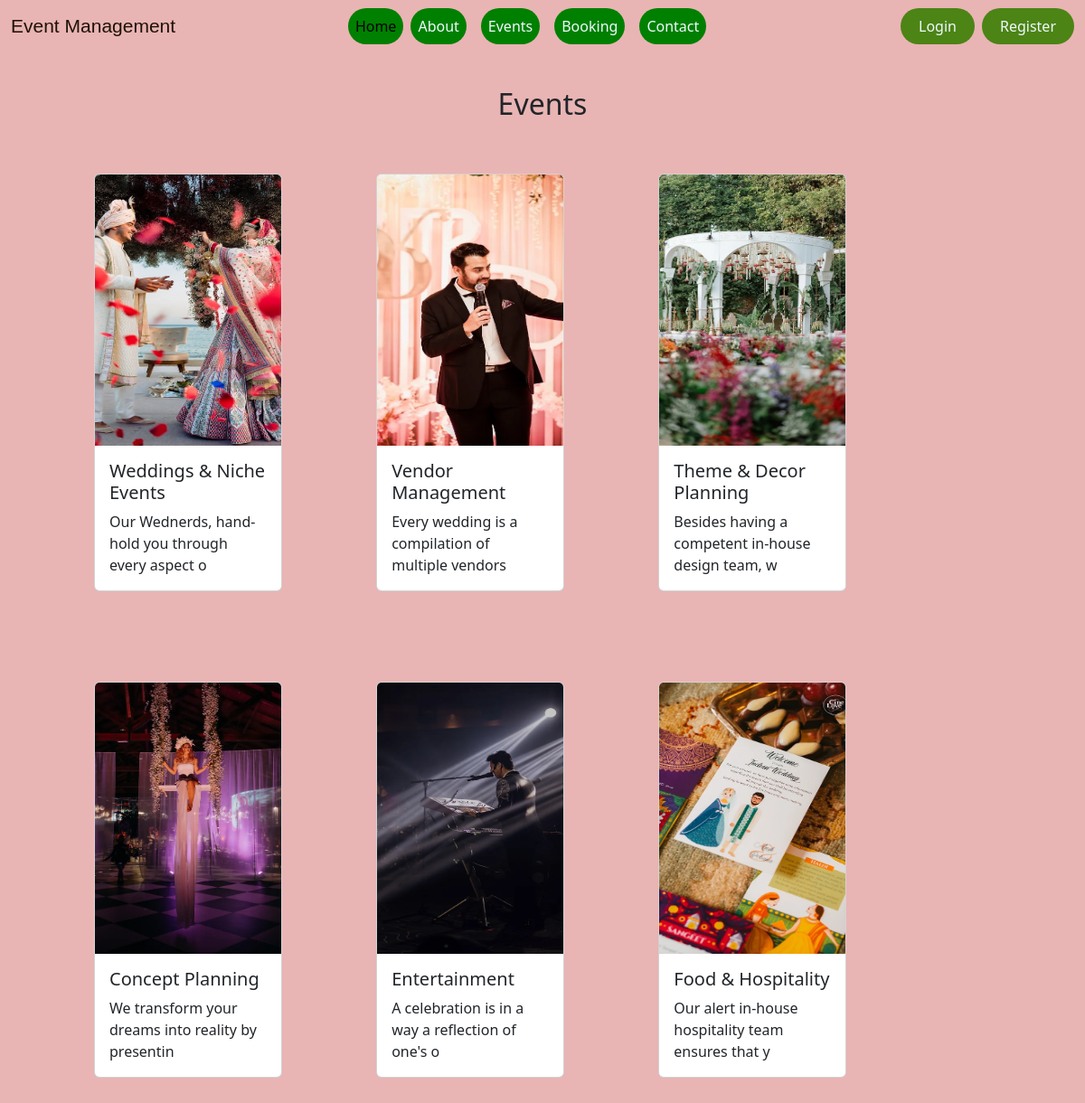
/eventes/, run on the app's committed database.
### proapp/models.py (models this page shows, shortened)
class Event(models.Model):
    img = models.ImageField(upload_to="pic")
    name = models.CharField(max_length=50)
    desc = models.CharField(max_length=50)

### proapp/views.py (the view)
# urls.py: path('eventes/',views.eventes,name="eventes"),
def eventes(request):
    dict_eve={
        'eve':Event.objects.all()
    }
    return render(request,'eventes.html',dict_eve)

### proapp/templates/eventes.html (shortened to what this page needs)
{% extends 'base.html' %}
{%load static %}
        {%block content%}
        <h2 class="text-center">Events</h2>
   <div class="container">
        {% for i in eve %}
        <div class="card" style="width: 13rem;display:inline-block;margin: 50px;">
                <img src="{{i.img.url}}" class="card-img-top" alt="..." height="300px" width="200px">
                <div class="card-body">
                  <h5 class="card-title">{{i.name}}</h5>
                  <p class="card-text"> {{i.desc}}</p>
                </div>
              </div>
              {% endfor %}
   </div>
     {% endblock %}

### proapp/templates/base.html (shortened to what this page needs)
<!DOCTYPE html>
<html lang="en">
<head>
    <link href="https://cdn.jsdelivr.net/npm/bootstrap@5.3.3/dist/css/bootstrap.min.css" rel="stylesheet"
>
</head>
<body>
    <nav class="navbar navbar-expand-lg fixed-top">
        <div class="container-fluid">
            <a class="navbar-brand me-auto" href="#">Event Management</a>
            <div class="offcanvas offcanvas-end" tabindex="-1" id="offcanvasNavbar" aria-labelledby="offcanvasNavbarLabel">
                <div class="offcanvas-body">
                    <ul class="navbar-nav justify-content-center flex-grow-1 pe-3">
                        <li class="nav-item">
                            <a class="nav-link active" aria-current="page" href="{% url 'Home'%}">Home</a>
                        </li>
                        <li class="nav-item">
                            <a class="nav-link mx-lg-2" href="{% url 'about'%}">About</a>
                        </li>
                        <li class="nav-item">
                            <a class="nav-link mx-lg-2" href="{% url 'eventes'%}">Events</a>
                        </li>
                        <li class="nav-item">
                            <a class="nav-link mx-lg-2" href="{% url 'booking'%}">Booking</a>
                        </li>
                        <li class="nav-item">
                            <a class="nav-link mx-lg-2" href="{% url 'contact'%}">Contact</a>
                        </li>
                    </ul>
                </div>
            </div>
            <a href="{% url 'login' %}" class="login-button me-2">Login</a>
            <a href="{%url 'register'%}" class="login-button">Register</a>
        </div>
    </nav>
    <div class="container mt-5 pt-5">
        {% block content %}
        {% endblock %}
    </div>
</body>
</html>

### proapp/templates/base.html (style rules this page uses)
body { background-color: rgb(233, 180, 180); }
.login-button { background-color: rgb(76, 132, 21); color: aliceblue; padding: 8px 20px; border-radius: 50px; text-decoration: none; transition: background-color 0.3s; }
.nav-link { background-color: green; color: aliceblue; padding: 8px 20px; border-radius: 50px; text-decoration: none; transition: background-color 0.3s; }
.navbar-brand { font-size: 21px; font-family: Impact, Haettenschweiler, 'Arial Narrow Bold', sans-serif; color: rgb(30, 18, 4); }

### data on the page
Event: img (picture), name "Weddings & Niche Events", desc "Our Wednerds, hand-hold you through every aspect o"
Event: img (picture), name "Vendor Management", desc "Every wedding is a compilation of multiple vendors"
Event: img (picture), name "Theme & Decor Planning", desc "Besides having a competent in-house design team, w"
Event: img (picture), name "Concept Planning", desc "We transform your dreams into reality by presentin"
Event: img (picture), name "Entertainment", desc "A celebration is in a way a reflection of one's o"
Event: img (picture), name "Food & Hospitality", desc "Our alert in-house hospitality team ensures that y"
